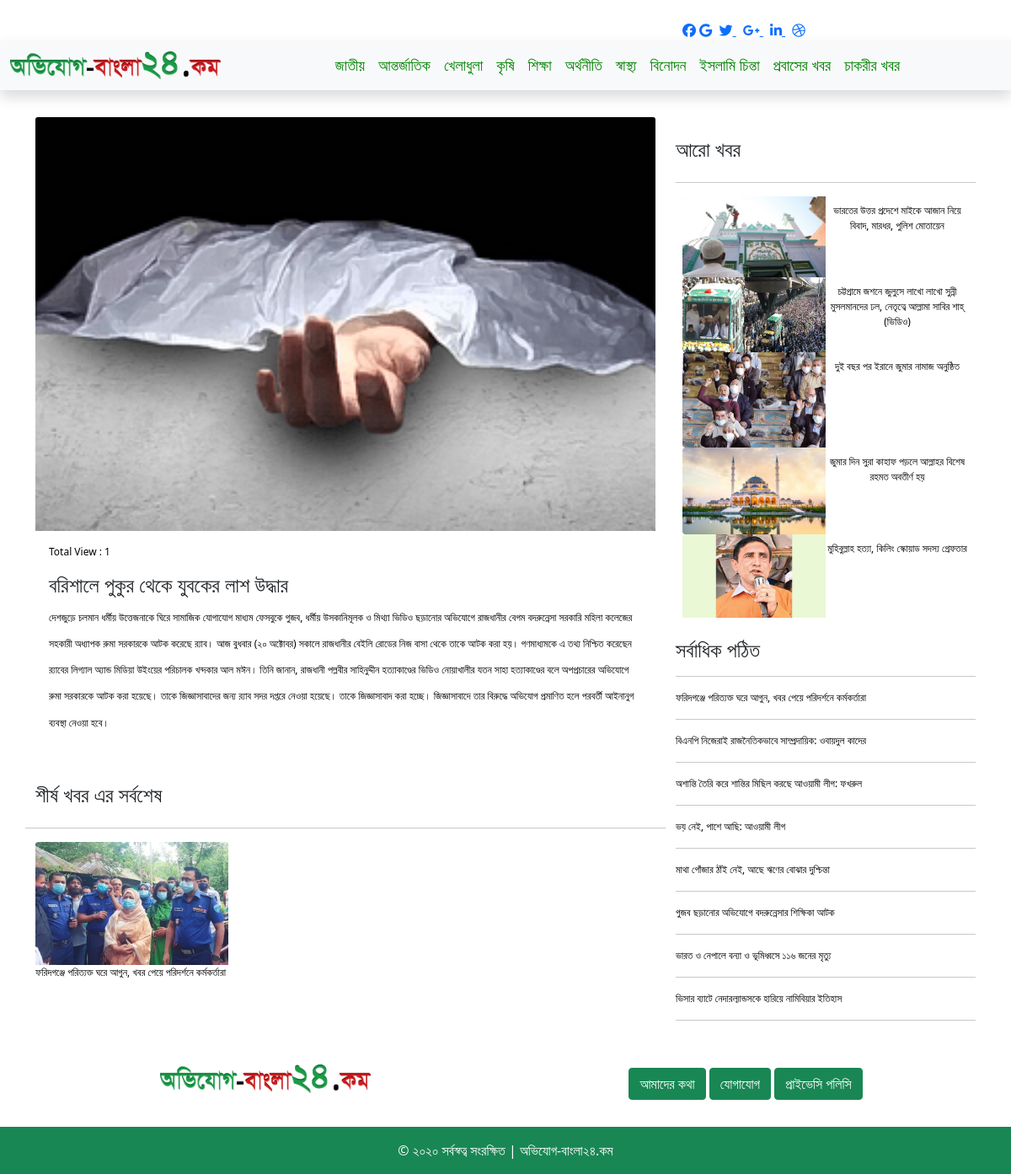
Page /newsdetails/12 on the earlier database version.
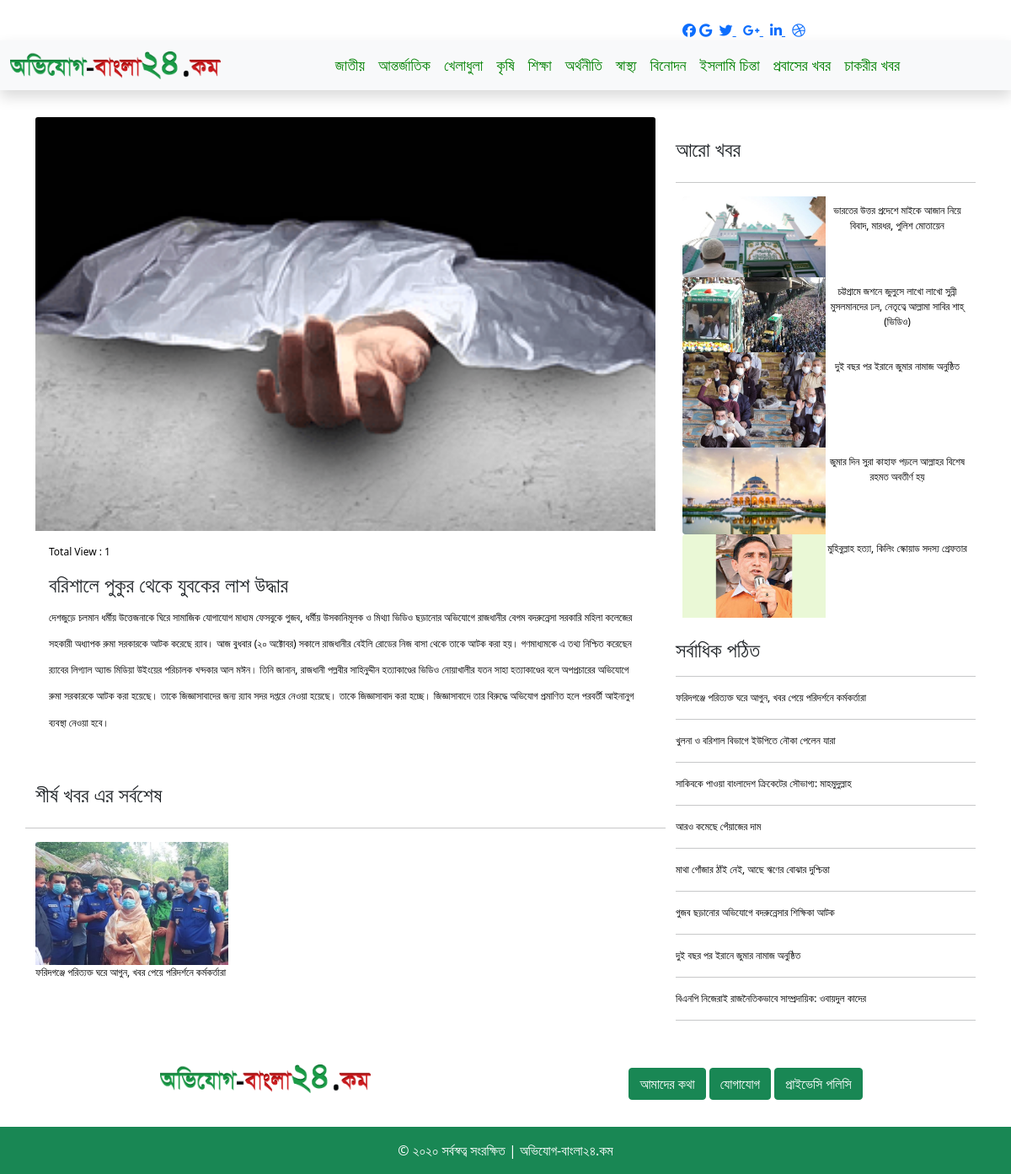
Same page on the later database version.
### news/models.py (models this page shows, shortened)
class NewsCategory(models.Model):
    name = models.CharField(max_length=50)

class News(models.Model):
    news_category =models.ForeignKey(NewsCategory,on_delete=models.CASCADE)
    image = models.ImageField(upload_to='Picture',blank='True')
    title = models.CharField(max_length=200)
    news_location = models.ForeignKey(NewsLocation, on_delete=models.CASCADE, blank=True, null=True)
    description = models.TextField()
    date = models.DateTimeField(default=timezone.now)
    news_view_count = models.PositiveIntegerField(default=0)
    class Meta:
        ordering = ['-id']

### news/views.py (the view)
# urls.py: path('newsdetails/<int:pk>',views.NewsDetails, name='news-details'),
def NewsDetails(request,pk):
    ads = Ads.objects.filter(ads_show_page='detailpage')[:1]
    ads2 = Ads.objects.filter(ads_show_page='detailpage')[1:2]
    top_view_news =News.objects.all().exclude(pk=pk).order_by('-news_view_count')[:50]
    news_categorise = NewsCategory.objects.all()
    newsdetails = News.objects.get(pk=pk)
    related_news =News.objects.filter(news_category=newsdetails.news_category).exclude(pk=pk)[:6]
    news =News.objects.all().exclude(pk=pk)
    new_news = []
    for i in news:
        if i not in related_news:
            new_news.append(i)
    newsdetails.news_view_count = newsdetails.news_view_count + 1
    newsdetails.save()
    context={
        'newsdetails':newsdetails,
        'news':news,
        'ads':ads,
        'ads2':ads2,
        'top_view_news': top_view_news,
        'related_news':related_news,
        'news_categorise':news_categorise,
        'new_news':new_news,
    }
    return render(request, 'news_detail.html',context)

### news/template/news_detail.html (shortened to what this page needs)
{% extends 'base.html' %}
{% block content %}
<div class="container my-3">
  <div class="row">
        <div class="col-12 col-md-8 col-lg-8">
            <div class="row">
                    <div class="card border-0">
                        <img class="card-img-top" src="{{newsdetails.image.url}}" alt="">
                        <div class="card-body">
                          <p>Total View : {{newsdetails.news_view_count}}</p>
                            <h4 class="card-title">{{ newsdetails.title }}</h4>
                            <p style="line-height: 2.6; text-decoration:none;">{{newsdetails.description}}</p>
                        </div>
                    </div>
            </div>
            <div class="row">
              {% for p in related_news %}
              {% if forloop.counter <= 1 %}
              <h4 class="my-4">{{ p.news_category.name }} এর সর্বশেষ</h4><hr>
              {% endif %}
              {% endfor %}
              {% for p in related_news %}
              <div class="col-6 col-md-4">
                  <div class="card mx-auto border-0 p-0">
                      <a href=" {% url 'news-details' p.id %} "><img class="card-img-top" src="{{p.image.url}}" alt=""></a>
                       <div class="card-body p-0">
                       <a style="color: black;" href=" {% url 'news-details' p.id %} "><p class="card-title">{{ p.title }}</p></a>
                       </div>
                   </div>
              </div>
              {% endfor %}
          </div>
        </div>
      <div class="col-12 col-md-4 col-lg-4">
          <h4 class="my-4">আরো খবর</h4><hr>
          <div class='topnews' style="width:100%;height:500px;overflow:scroll;">
            <div class="content-section">
              <ul class="list-group mx-auto ">
                {% for p in new_news %}
                {% if forloop.counter <= 8  %}
                  <div class="card border-0 px-2">
                        <div class="row g-0">
                          <div class="col-md-6">
                            <a href="{% url 'news-details' p.id %}"><img src="{{ p.image.url }}" class="img-fluid rounded-start" alt="..."></a>
                          </div>
                          <div class="col-md-6 my-2">
                            <div class="card-text text-center" >
                              <a style="color: black; text-decoration:none;" href="{% url 'news-details' p.id %}"><p class="card-title">{{ p.title }}</p></a>
                            </div>
                          </div>
                        </div>
                    </div>
                {% endif %}
                {% endfor%}
              </ul>
            </div>
          </div>
              <h4 class="pt-4">সর্বাধিক পঠিত </h4>
              <hr>
              <div class='topnews' style="width:100%;height:400px;overflow:scroll;">
                  {% for p in top_view_news %}
                  <div class="card-body p-0 m-0">
                      <a href="{% url 'news-details' p.id %} "><p class="cat-p">{{ p.title }}</p></a>
                  </div>
                  <hr>
                  {% endfor %}
              </div>
      </div>
  </div>
</div>
{% endblock %}

### news/template/navbar.html (shortened to what this page needs)
{% load static %}
  <nav class="navbar navbar-expand-lg bg-light shadow sticky-top">
      <div class="container-fluid">
        <a class="navbar-brand" href="{% url 'index' %}"><img src="{% static 'image/bangla.png' %}" width="250px" alt=""></a>
        <div class="collapse navbar-collapse" id="navbarSupportedContent">
          <ul class="navbar-nav mx-auto mb-2 mb-lg-0">
            {% for p in news_categorise %}
            {% if forloop.counter <= 11 %}
            <li class="nav-item">
              <a class="nav-link active" aria-current="page" href="{% url 'news' name=p.name %}">{{ p.name }}</a>
            </li>
            {% endif %}
            {% endfor %}
          </ul>
        </div>
      </div>
    </nav>

Differences in the rows shown:
no longer on this page (row unchanged): News: title "অশান্তি তৈরি করে শান্তির মিছিল করছে আওয়ামী লীগ: ফখরুল", shown under "সর্বাধিক পঠিত"
no longer on this page (row unchanged): News: title "ভয় নেই, পাশে আছি: আওয়ামী লীগ", shown under "সর্বাধিক পঠিত"
no longer on this page (row unchanged): News: title "ভারত ও নেপালে বন্যা ও ভূমিধ্বসে ১১৬ জনের মৃত্যু", shown under "সর্বাধিক পঠিত"
no longer on this page (row unchanged): News: title "ভিসার ব্যাটে নেদারল্যান্ডসকে হারিয়ে নামিবিয়ার ইতিহাস", shown under "সর্বাধিক পঠিত"
now on one of the page's lists (row edited): News: title "দুই বছর পর ইরানে জুমার নামাজ অনুষ্ঠিত"
now on this page (row edited): News: title "খুলনা ও বরিশাল বিভাগে ইউপিতে নৌকা পেলেন যারা", shown under "সর্বাধিক পঠিত"
now on this page (row edited): News: title "সাকিবকে পাওয়া বাংলাদেশ ক্রিকেটের সৌভাগ্য: মাহমুদুল্লাহ", shown under "সর্বাধিক পঠিত"
now on this page (row edited): News: title "আরও কমেছে পেঁয়াজের দাম", shown under "সর্বাধিক পঠিত"
shown differently, row unchanged: News "বিএনপি নিজেরাই রাজনৈতিকভাবে সাম্প্রদায়িক: ওবায়দুল কাদের": moves down the list
